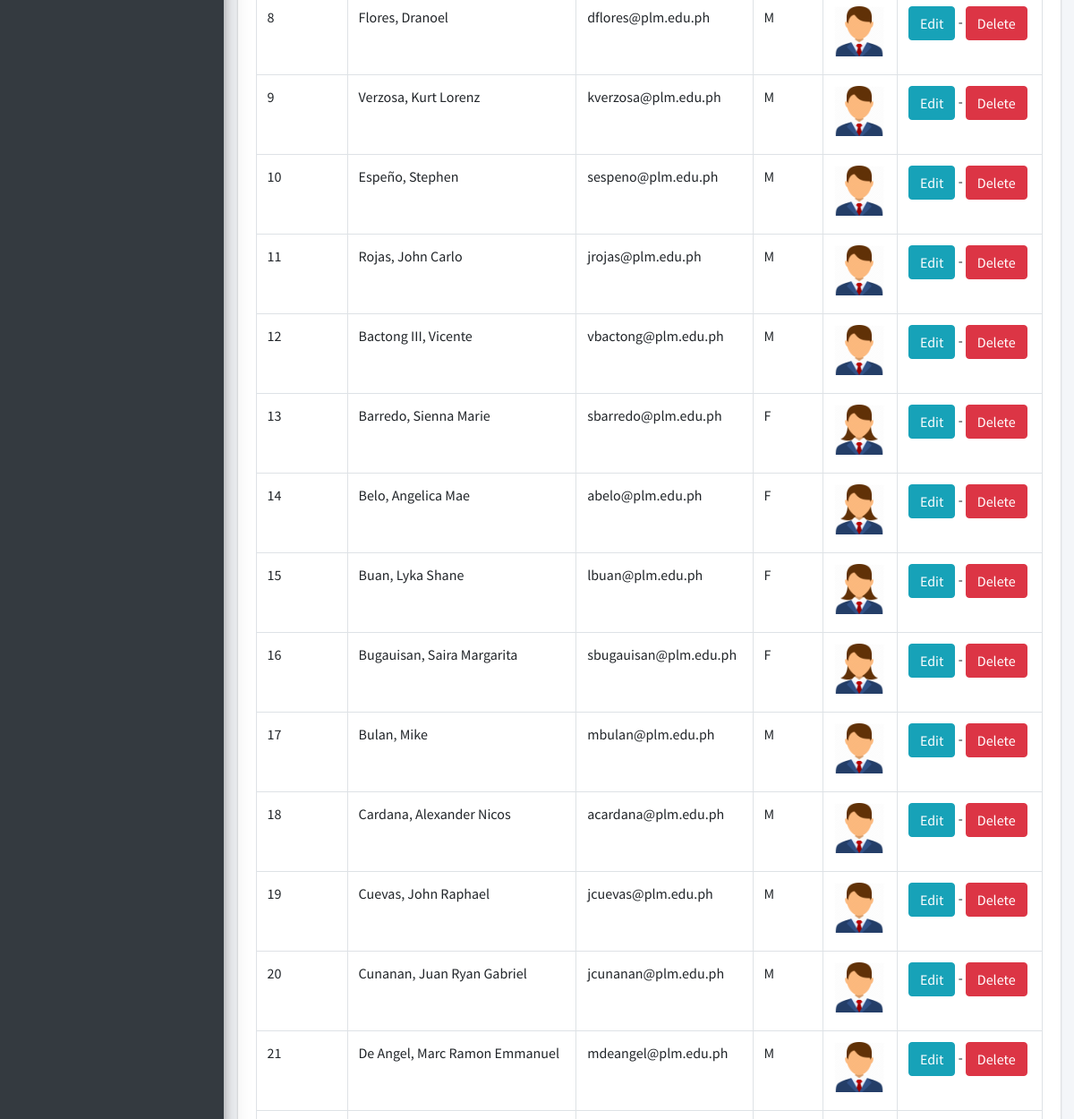
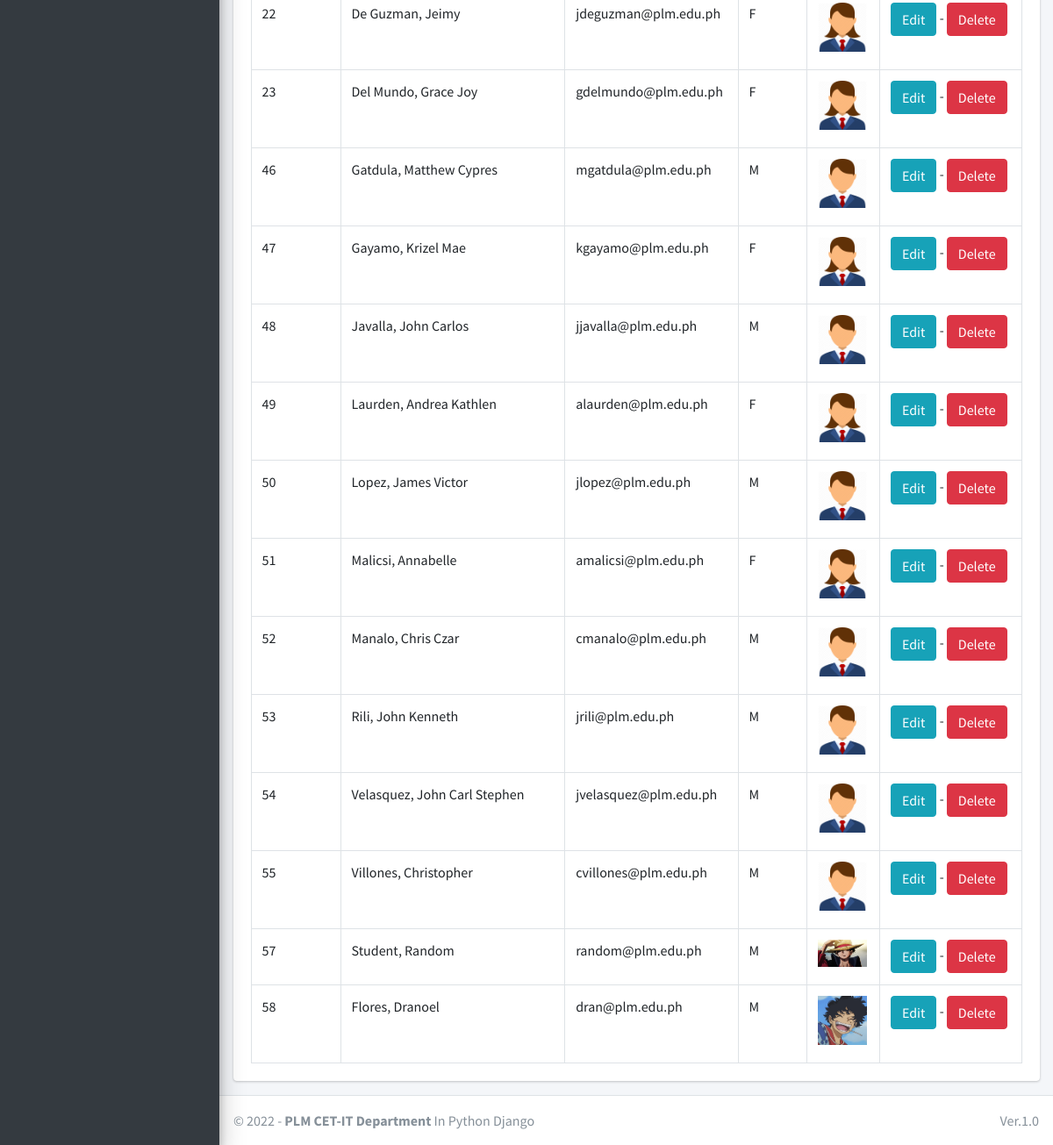
Before: /student/manage/ (signed in, lower part) with the older database file (2 pictures, top to bottom).
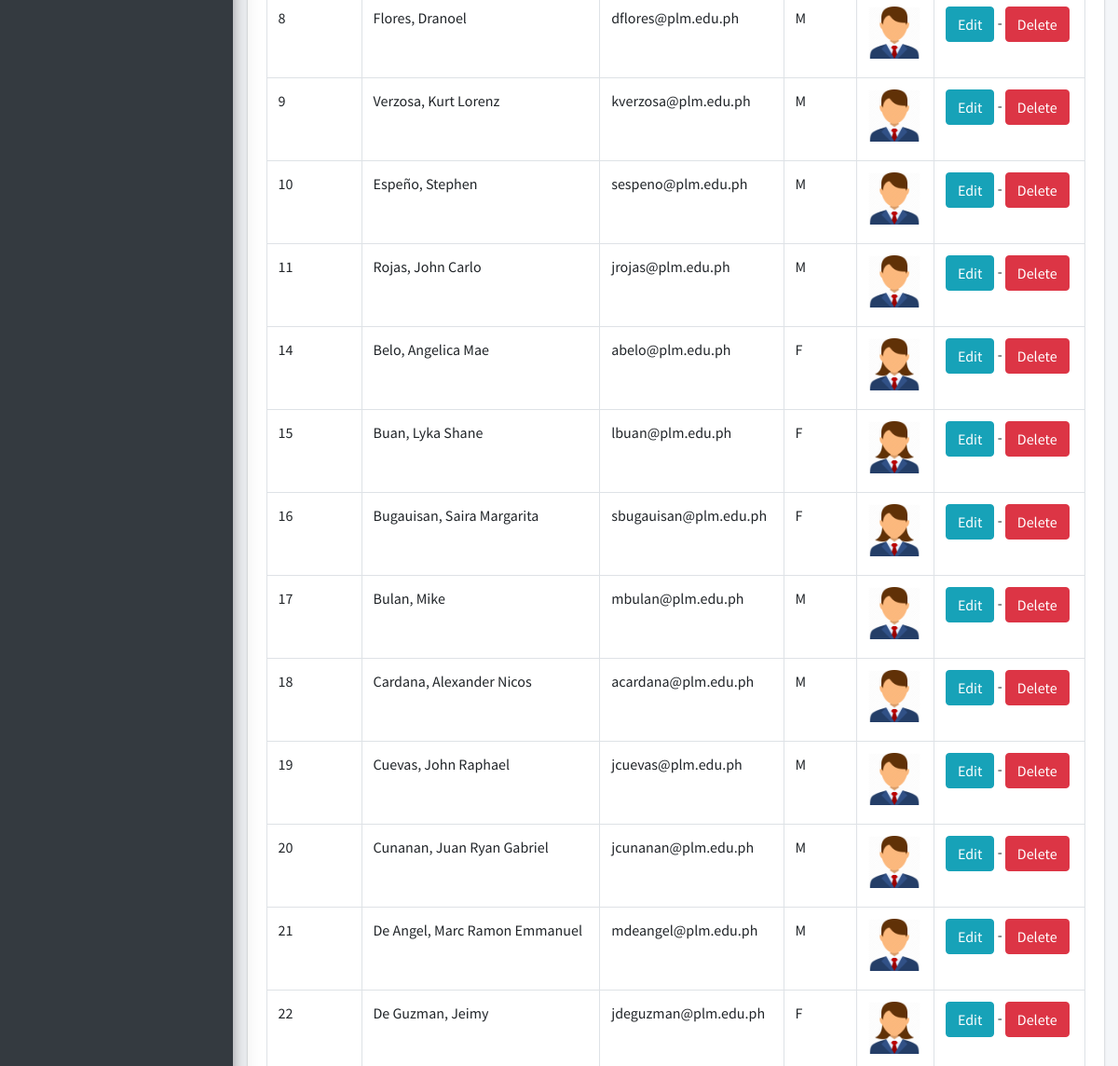
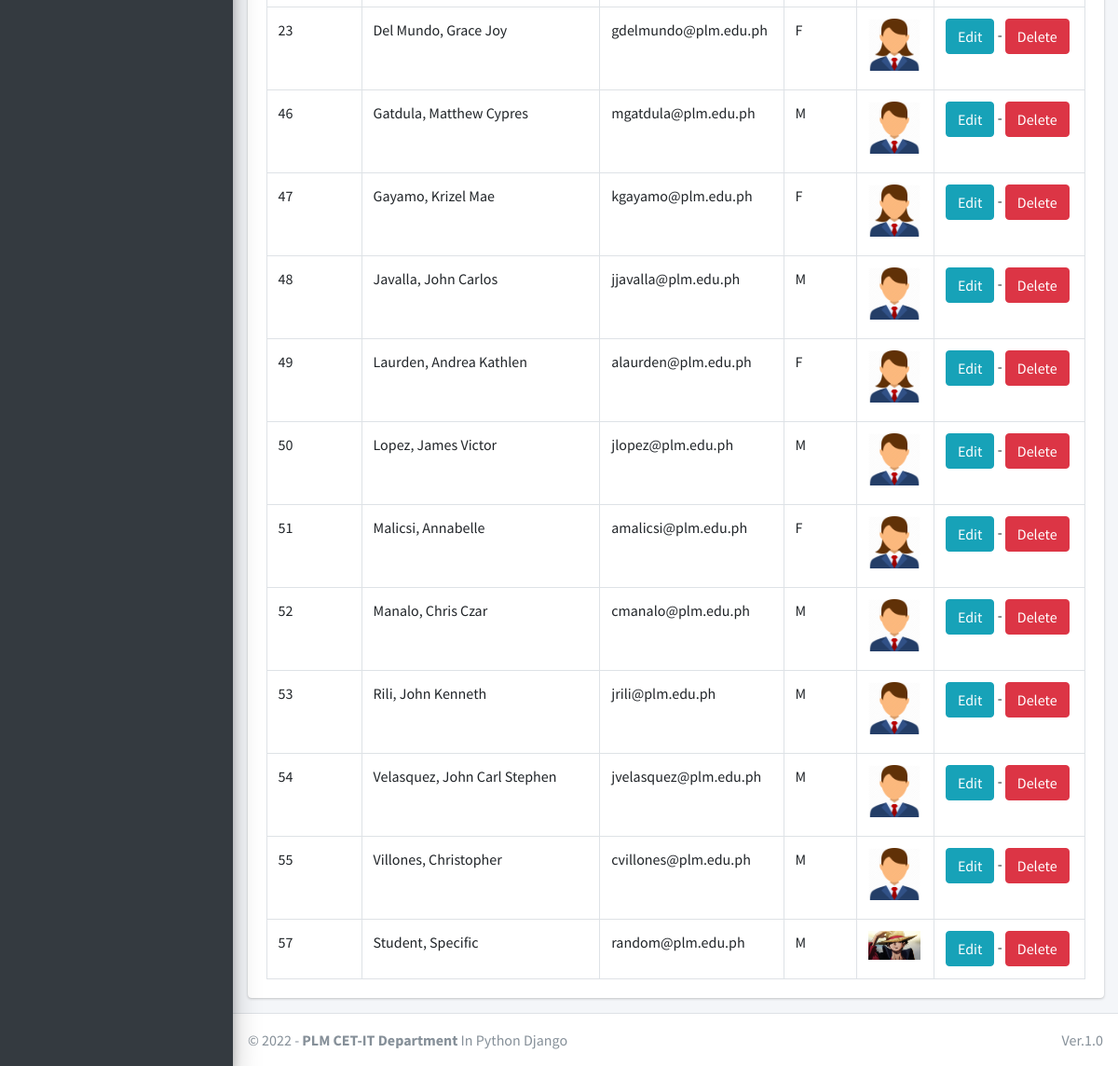
After: the same page with the newer database file (2 pictures, top to bottom).
### main_app/models.py (models this page shows)
class CustomUser(AbstractUser):
    USER_TYPE = ((1, "HOD"), (2, "Staff"), (3, "Student"))
    GENDER = [("M", "Male"), ("F", "Female")]
    username = None  # Removed username, using email instead
    email = models.EmailField(unique=True)
    user_type = models.CharField(default=1, choices=USER_TYPE, max_length=1)
    gender = models.CharField(max_length=1, choices=GENDER)
    profile_pic = models.ImageField()
    address = models.TextField()
    fcm_token = models.TextField(default="")  # For firebase notifications
    created_at = models.DateTimeField(auto_now_add=True)
    updated_at = models.DateTimeField(auto_now=True)
    USERNAME_FIELD = "email"
    REQUIRED_FIELDS = []
    objects = CustomUserManager()
    def __str__(self):
        return self.last_name + ", " + self.first_name

### main_app/hod_views.py (the view)
# urls.py: path("student/manage/", hod_views.manage_student, name='manage_student'),
def manage_student(request):
    students = CustomUser.objects.filter(user_type=3)
    context = {
        'students': students,
        'page_title': 'Manage Students'
    }
    return render(request, "hod_template/manage_student.html", context)

### main_app/templates/hod_template/manage_student.html (shortened to what this page needs)
{% extends 'main_app/base.html' %}
{% load static %}
{% block content %}
<section class="content">
    <div class="container-fluid">
        <div class="row">
            <div class="col-md-12">
                <div class="card">
                    <div class="card-body">
                        <table id="example2" class="table table-bordered table-hover">
                            <tbody>
                                {% for student in students %}
                                <tr>
                                    <td>{{student.id}}</td>
                                    <td>{{student.last_name}}, {{student.first_name}}</td>
                                    <td>{{student.email}}</td>
                                    <td>{{student.gender}}</td>
                                    <td>
                                        {% if student.profile_pic == ""  %}
                                        No Image
                                        {% else %}
                                        <img class="img img-fluid mb-2" height="56" width="56"
                                            src="{{student.profile_pic}}" alt="">
                                        {% endif %}
                                    </td>
                                    <td><a href="{% url 'edit_student' student.student.id %}" class="btn btn-info">Edit</a> -
                                        <a href="{% url 'delete_student' student.student.id %}" class="btn btn-danger" onclick="return confirm('Are you sure about this ?')">Delete</a>
                                    </td>
                                </tr>
                                {% endfor %}
                            </tbody>
                        </table>
                    </div>
                </div>
            </div>
        </div>
    </div>
</section>
{% endblock content %}

Changed rows visible on the page:
removed CustomUser: id "12", last_name "Bactong III", first_name "Vicente", email "vbactong@plm.edu.ph", gender "M"
removed CustomUser: id "13", last_name "Barredo", first_name "Sienna Marie", email "sbarredo@plm.edu.ph", gender "F"
removed CustomUser: id "58", last_name "Flores", first_name "Dranoel", email "dran@plm.edu.ph", gender "M", profile_pic (picture)
changed CustomUser "Student": first_name "Random" → "Specific"
